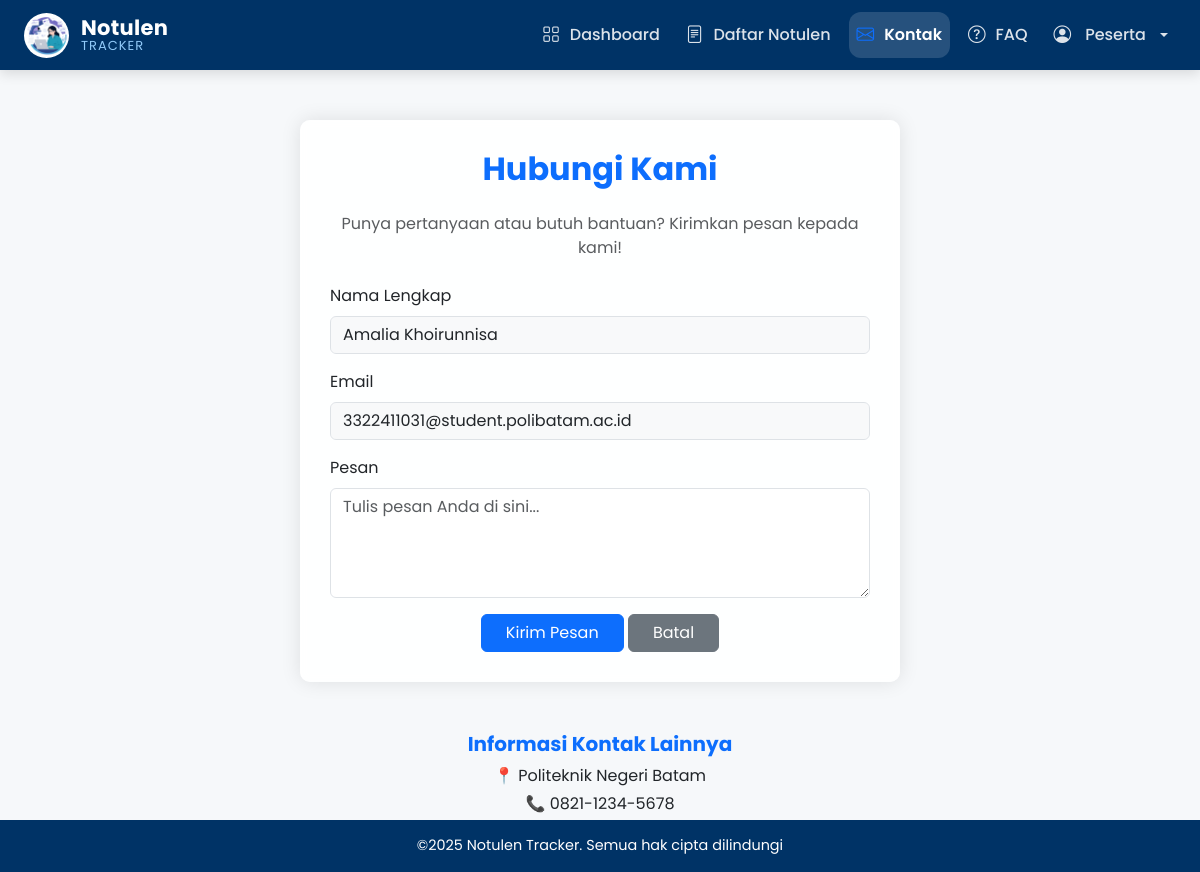
Before: /api/kontak.php (signed in) with the older database file.
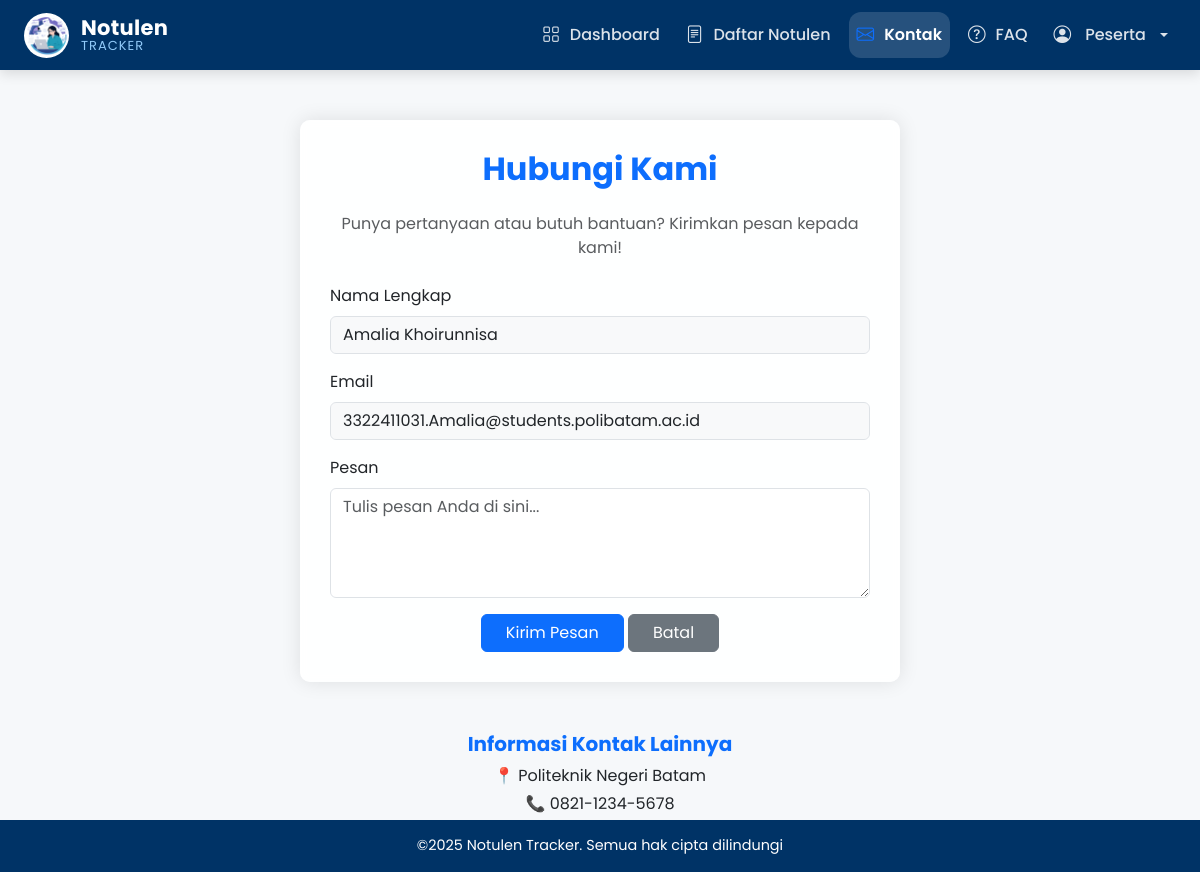
After: the same page with the newer database file.
### tables this page shows
CREATE TABLE `pengguna` (
  `id` int NOT NULL,
  `nim` varchar(20) DEFAULT NULL,
  `nama_lengkap` varchar(150) DEFAULT NULL,
  `prodi` varchar(150) DEFAULT NULL,
  `email` varchar(150) DEFAULT NULL,
  `password` varchar(255) DEFAULT NULL,
  `role` enum('notulis','peserta') DEFAULT 'peserta',
  `foto_profile` varchar(100) DEFAULT 'user.png',
  `bergabung_sejak` date DEFAULT NULL
);

### api/kontak.php (the view, shortened to what this page needs)
<?php
$user_id = $_SESSION['id'];
$conn = mysqli_connect("localhost", "root", "", "notulen_db");
$query_profile = "SELECT nama_lengkap, email, foto_profile, role FROM pengguna WHERE id = ?";
$stmt = mysqli_prepare($conn, $query_profile);
mysqli_stmt_bind_param($stmt, "i", $user_id);
mysqli_stmt_execute($stmt);
$result = mysqli_stmt_get_result($stmt);
$profile_db = mysqli_fetch_assoc($result);
$role_display = !empty($profile_db['role']) ? $profile_db['role'] : 'Notulis';
$dropdown_nama = htmlspecialchars($profile_db['nama_lengkap']);
$dropdown_email = htmlspecialchars($profile_db['email']);
?>
<!DOCTYPE html>
<html lang="id">
<head>
  <link href="https://cdn.jsdelivr.net/npm/bootstrap@5.3.3/dist/css/bootstrap.min.css" rel="stylesheet">
  <link href="https://cdn.jsdelivr.net/npm/bootstrap-icons/font/bootstrap-icons.css" rel="stylesheet">
</head>
<body>
  <nav class="navbar navbar-expand-lg navbar-dark fixed-top px-4 custom-navbar">
    <a class="navbar-brand brand-pro" href="dashboard.php">
      <img src="logono.png" alt="Logo">
      <div class="brand-info">
        <span class="brand-name">Notulen</span>
        <span class="brand-tagline">TRACKER</span>
      </div>
    </a>
    <div class="collapse navbar-collapse">
      <ul class="navbar-nav ms-auto nav-effect">
        <li class="nav-item">
          <a class="nav-link" href="dashboard.php">
            <i class="bi bi-grid"></i>
            <span>Dashboard</span>
          </a>
        </li>
        <li class="nav-item">
          <a class="nav-link" href="daftar_notulen.php">
            <i class="bi bi-file-text"></i>
            <span>Daftar Notulen</span>
          </a>
        </li>
        <li class="nav-item">
          <a class="nav-link active" href="kontak.php">
            <i class="bi bi-envelope"></i>
            <span>Kontak</span>
          </a>
        </li>
        <li class="nav-item">
          <a class="nav-link" href="FAQ.php">
            <i class="bi bi-question-circle"></i>
            <span>FAQ</span>
          </a>
        </li>
        <li class="nav-item dropdown">
          <a class="nav-link dropdown-toggle" href="#" id="userDropdown" role="button" data-bs-toggle="dropdown">
            <i class="bi bi-person-circle me-1"></i> <?php echo ucwords(htmlspecialchars($role_display)); ?>
          </a>
        </li>
      </ul>
    </div>
  </nav>
  <main>
    <div class="container">
      <div class="contact-container">
        <h2 class="text-center mb-4 text-primary fw-bold">Hubungi Kami</h2>
        <p class="text-center text-muted mb-4">Punya pertanyaan atau butuh bantuan? Kirimkan pesan kepada kami!</p>
        <form action="kontak.php" method="POST">
          <div class="mb-3">
            <label for="nama" class="form-label">Nama Lengkap</label>
            <input type="text" id="nama" class="form-control bg-light" name="nama"
                   value="<?php echo $dropdown_nama; ?>" readonly required>
          </div>
          <div class="mb-3">
            <label for="email" class="form-label">Email</label>
            <input type="email" id="email" class="form-control bg-light" name="email"
                   value="<?php echo $dropdown_email; ?>" readonly required>
          </div>
          <div class="mb-3">
            <label for="pesan" class="form-label">Pesan</label>
            <textarea id="pesan" rows="4" class="form-control" name="pesan" placeholder="Tulis pesan Anda di sini..." required></textarea>
          </div>
          <div class="text-center">
            <button type="submit" name="btn_kirim" class="btn btn-primary px-4">Kirim Pesan</button>
            <button type="reset" class="btn btn-secondary px-4">Batal</button>
          </div>
        </form>
      </div>
      <div class="text-center mt-3 text-dark">
        <h5 class="text-primary fw-bold">Informasi Kontak Lainnya</h5>
        <p class="mb-1">📍 Politeknik Negeri Batam</p>
        <p class="mb-1">📞 0821-1234-5678</p>
      </div>
    </div>
  </main>
  <footer>
    ©2025 Notulen Tracker. Semua hak cipta dilindungi
  </footer>
</body>
</html>

Changed rows visible on the page:
changed pengguna "Peserta": email "3322411031@student.polibatam.ac.id" → "3322411031.Amalia@students.polibatam.ac.id"
